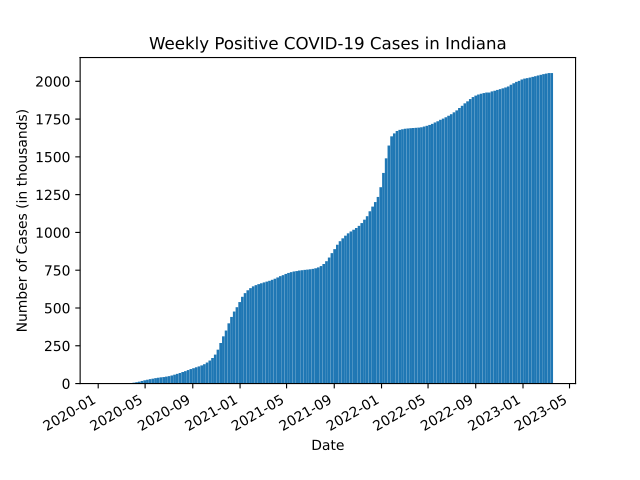

Recreate this plot in Python.
"""
Author: Jacob Kuczek, jkuczek@purdue.edu
Assignment: 10.3 - COVID 19 Cases
Date: 04/07/2023

Description:
    The program reads a text file of COVID-19 data in Indiana and makes into a bar graph showing
    the total COVID-19 cases to date. The text file is opened and a list of each line is
    created. Then, a loop is used to convert the list of lines in a a list of each "term" in a
    line. The list is filtered into two lists, one for the start of the week dates, and the other
    for the new cases in each week. The elements in the new cases/week were converted to floats,
    and, for each element, itself and every element prior were summed, divided by 1000, and added
    to a new list. The dates were converted to a matplotlib friendly version of itself, and added
    to a new list. Then the bar graph was constructed, with the appropriate axis label, title, and
    bar widths. And, the plot is presented.

Contributors:
    Name, login@purdue.edu [repeat for each]

My contributor(s) helped me:
    [ ] understand the assignment expectations without
        telling me how they will approach it.
    [ ] understand different ways to think about a solution
        without helping me plan my solution.
    [ ] think through the meaning of a specific error or
        bug present in my code without looking at my code.
    Note that if you helped somebody else with their code, you
    have to list that person as a contributor.

Academic Integrity Statement:
    I have not used source code obtained from any unauthorized
    source, either modified or unmodified; nor have I provided
    another student access to my code.  The project I am
    submitting is my own original work.
"""

"""Import additional modules below this line (starting with unit 6)."""
import matplotlib.pyplot as plt
import datetime

"""Write new functions below this line (starting with unit 4)."""


def main():
    l = []
    t = []
    start = []
    total = []
    with open("indiana_covid-19_data_spring_2023.txt") as c:
        for line in c:
            l.append(line.rstrip())     #List of lines in text file
    for lines in l:
        word = ''
        for ch in lines:
            if ch == ' ' and word != '':
                t.append(word)
                word = ''
            else:
                word += ch
        if word != '':
            t.append(word)              #Seperates 4 variables per line into 4 seperate strings
    start_dates = t[0::4]
    new_cases = t[2::4]                 #Filters out data that doesn't matter
    for i in new_cases:
        start.append(float(i))
    for i in range(0,len(start)):
        s = start[0:i+1]
        u = float(sum(s)/1000)
        total.append(u)                 #List of total COVID cases to date
    new_dates = []
    for date in start_dates:
        y, m, d = date.split('-')
        dt = datetime.date(int(y), int(m), int(d))
        new_dates.append(dt)            #List of matplotlib friendly dates
    fig, ax = plt.subplots()
    ax.bar(new_dates, total,width=7)
    fig.autofmt_xdate()
    ax.set_title('Weekly Positive COVID-19 Cases in Indiana')
    ax.set_xlabel('Date')
    ax.set_ylabel('Number of Cases (in thousands)')
    plt.show()



"""Do not change anything below this line."""
if __name__ == "__main__":
    main()
